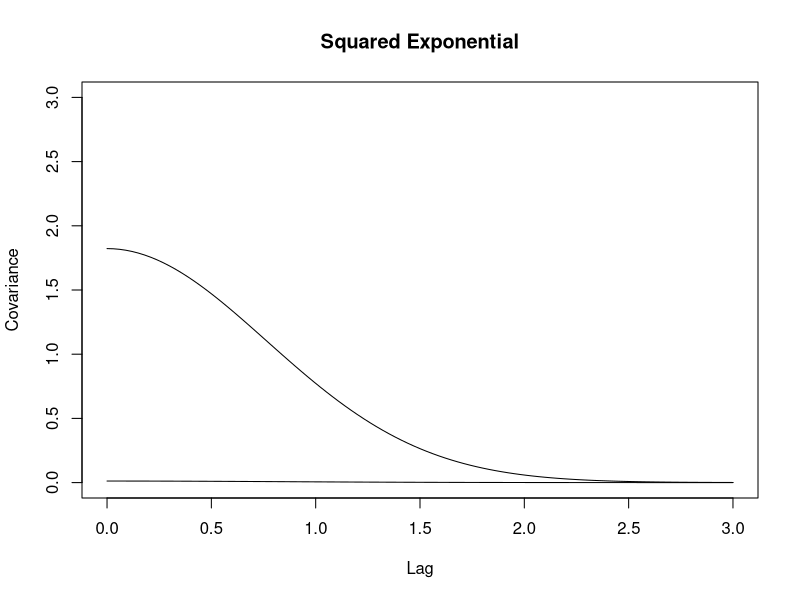

Here is the R script that generated this plot: (Note: this script raises an error after producing the figure.)
library(MASS)
library(tidyverse)
library(plyr)


# parameter-wise GPs ----
n = 16  # number of participants

# trajectory time points
x = 0:100/100  # I make it 0 to 1 so that amplitudes and volatilities are on the right scale
n_x = length(x)

# mean function
mu = rep(0, n_x)

# covariance matrix with hyperparameters
# c(intercept, effect)
# 0.5 contrast matrix 
amplitudes = c(0.11, 1.35)
volatilities = c(1.22, 1.31)

Sigmas = list()

for (param in 1:length(amplitudes)) {
  Sigmas[[param]] = matrix(0, n_x, n_x)
  for (i in 1:n_x){
    for (j in 1:n_x){
      Sigmas[[param]][i, j] = amplitudes[param]^2*exp(-volatilities[param]^2*(1/2)*(x[i] - x[j])^2)  # + ifelse(i == j, sigma_sq, 0)
    }
  }
}


# Visualizing Kernel ----
curve(amplitudes[1]^2*exp(-volatilities[1]^2*(1/2)*(x)^2), 0, (max(x)-min(x))*3, xlab="Lag", ylab="Covariance", main = "Squared Exponential", ylim = c(0, 3))
for (param in 2:length(amplitudes)) {
  curve(amplitudes[param]^2*exp(-volatilities[param]^2*(1/2)*(x)^2), 0, (max(x)-min(x))*3, add = T, xlab="Lag", ylab="Covariance", main = "Squared Exponential")
}


# Sample Functions ----
fs = list()
fs_subj = list()

subj_amplitude_sd = c(0.13, 0.23)
subj_volatility_sd = c(2.91, 2.34)

for (param in 1:length(amplitudes)) {
  fs[[param]] = mvrnorm(1, mu, Sigmas[[param]])
  
  for (subj in 1:n) {
    subj_amplitude = rnorm(1, 0, subj_amplitude_sd[param])
    subj_volatility = rnorm(1, 0, subj_volatility_sd[param])
    
    subj_Sigma = matrix(0, n_x, n_x)
    for (i in 1:n_x){
      for (j in 1:n_x){
        subj_Sigma[i, j] = subj_amplitude^2*exp(-subj_volatility^2*(1/2)*(x[i] - x[j])^2)  
      }
    }
    
    f_subj_val = fs[[param]] + mvrnorm(1, mu, subj_Sigma)
    f_subj = data.frame(value = f_subj_val, parameter = param, id = subj, time = x)
    
    idx = ((param-1)*n+1) + subj
    fs_subj[[idx]] = f_subj
  }
}

df = do.call(rbind, fs_subj)
df$parameter = factor(ifelse(df$parameter == 1, "intercept", "effect"))


# Visualizing and Saving Group f(x)s ----
df_pop = do.call(cbind, fs)
df_pop = data.frame(df_pop)
names(df_pop) = c("intercept", "effect")
df_pop %>%
  mutate(
    time = x
    , condition1 = intercept + effect/2
    , condition2 = intercept - effect/2
  ) -> df_pop

# same generative function (f(x))
saveRDS(df_pop, file = "/Users/ghislaindentremont/Documents/Experiments/Trajectory/Jenn Study/fake_data2_group.rds")

df_pop %>%
  gather(parameter, value, intercept:effect) %>%
  ggplot()+
    geom_line(aes(x=time, y=value))+
    facet_grid(parameter~.)

df_pop %>%
  gather(condition, value, condition1:condition2) %>%
  ggplot()+
    geom_line(aes(x=time, y=value))+
    facet_grid(condition~.)


# Visualizing Noiseless Parameter f(x)s ----
df %>%
  ggplot()+
  geom_line(aes(x=time, y=value, color=factor(id)), alpha = 0.3)+
  facet_grid(parameter~.)+
  theme(legend.position="none")


# Visualizing Noiseless Condition f(x)s ----
df %>%
  spread(parameter, value) %>%
  mutate(
    condition1 = intercept
    , condition2 = intercept + effect
    ) %>%
  gather(condition, value, condition1:condition2) -> df_cond

df_cond %>%
  ggplot()+
  geom_line(aes(x=time, y=value, color=factor(id)), alpha = 0.3)+
  facet_grid(condition~.)+
  theme(legend.position="none")


# Sampling from f(x)s with noise ----
n_trials_by_condition = 200
# I sample the subj_noise from a distribution that will capture the range of subj_noise 
# computed: roughly -2.22 to -1.5
# this actually works out to look a bit different than the gp_regression stan model which estimates 
# the subject noise sd, but sets the mean to zero in log space 
# and then goes on to estimate the actual subject by subject noise
noise_mean = -1.8
noise_sd = 0.15
hist(rnorm(10000, noise_mean, noise_sd))

df_noise2 = ddply(
  .data = df_cond
  , .variables = c("condition","id")
  , .fun = function(df_piece) {
    noise =  exp(rnorm(1, noise_mean, noise_sd))
    f_noise = t(mvrnorm(n_trials_by_condition, df_piece$value, noise^2*diag(nrow(df_piece))))
    data.frame(f_noise, time=x)
  }
)

df_noise = df_noise2 %>%
  gather(trial, value, -c(condition, id, time), factor_key = T)

df_noise$condition = factor(df_noise$condition)
df_noise$id = factor(df_noise$id)

df_noise %>%
  filter(as.numeric(id) <= 5) %>%
  ggplot()+
  geom_line(aes(x=time, y=value, color=trial), alpha = 0.1)+
  facet_grid(condition~id)+
  theme(legend.position="none")

df_id_means = aggregate(value ~ time + condition + id, data=df_noise, FUN=mean)

df_id_means %>%
  filter(as.numeric(id) <= 5) %>%
  ggplot()+
  geom_line(aes(x=time, y=value))+
  facet_grid(condition~id)

# change column names etc.
names(df_noise)[c(1,5)] = c("target_final", "position")
df_noise$target_final = factor(df_noise$target_final, labels = c("0", "1"))

# Save File ----
saveRDS(df_noise, file = "/Users/ghislaindentremont/Documents/Experiments/Trajectory/Jenn Study/fake_data2.rds")
